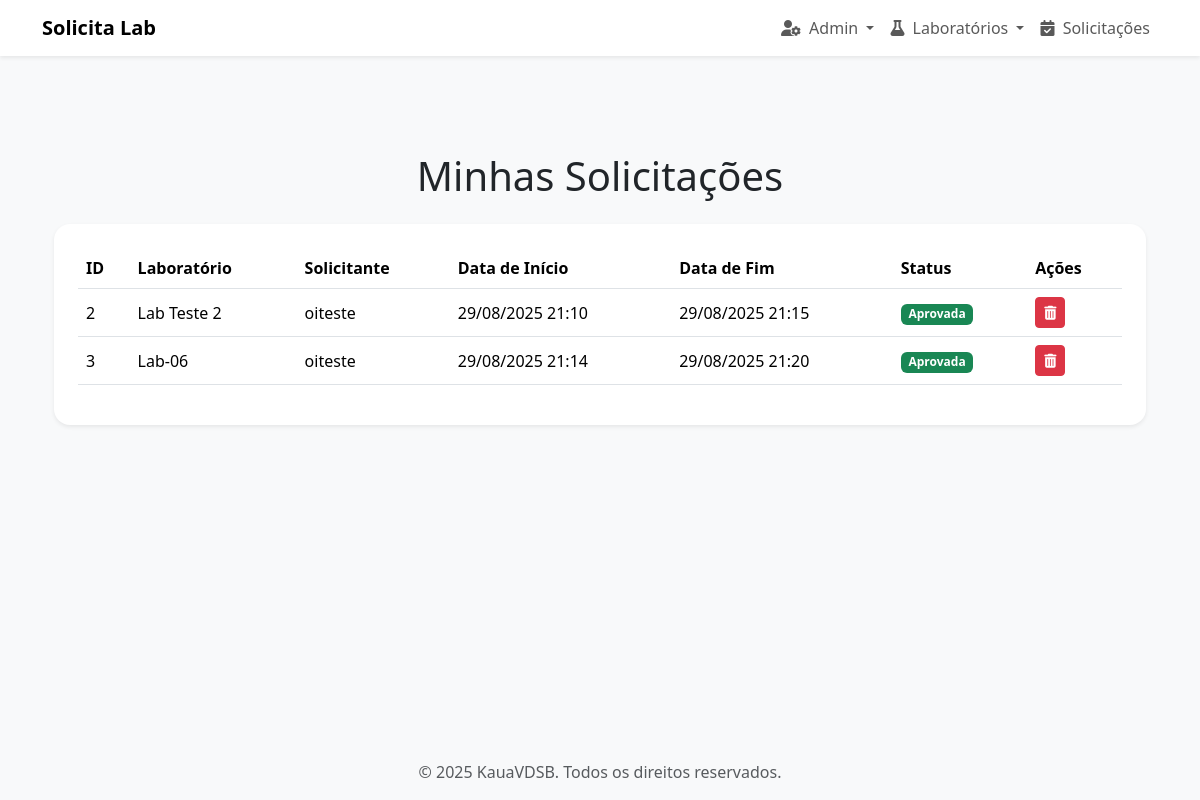
Page /solicitar/list (signed in) on the committed database.
### app/models.py (models this page shows)
class Solicitacao(db.Model):
    __tablename__ = 'solicitacoes'
    id = db.Column(db.Integer, primary_key=True)
    data_solicitacao = db.Column(
        db.DateTime, default=datetime.datetime.utcnow, nullable=False
    )
    data_agendada = db.Column(db.DateTime, nullable=False)
    data_encerramento = db.Column(db.DateTime, nullable=False)
    status = db.Column(db.String(20), default="Pendente", nullable=False)
    id_user = db.Column(db.Integer, db.ForeignKey('users.id'), nullable=False)
    id_lab = db.Column(db.Integer, db.ForeignKey('labs.id'), nullable=False)
    user = db.relationship('User', back_populates='solicitacoes')
    lab = db.relationship('Laboratorio', back_populates='solicitacoes')

class Laboratorio(db.Model):
    __tablename__ = 'labs'
    id = db.Column(db.Integer, primary_key=True)
    nome = db.Column(db.String(50), nullable=False)
    capacidade = db.Column(db.Integer, nullable=False)
    equipamentos = db.Column(db.String(200), nullable=False)
    abertura = db.Column(db.Time, nullable=False)
    fechamento = db.Column(db.Time, nullable=False)
    status = db.Column(db.String(12), default="Disponível", nullable=False)
    """ Relacao um-para-muitos: Um laboratorio pode ter muitas Solicitacoes.
        aponta para lab em Solicitacao.
    """
    solicitacoes = db.relationship(
        'Solicitacao', back_populates='lab', lazy=True
    )

class User(db.Model, UserMixin):
    __tablename__ = 'users'
    id = db.Column(db.Integer, primary_key=True)
    nome = db.Column(db.String(50), nullable=False)
    email = db.Column(db.String(120), nullable=False, unique=True)  #unicidade de e-mail
    senha = db.Column(db.String(200), nullable=False)
    professor = db.Column(db.Integer, default=1, nullable=False)
    admin = db.Column(db.Integer, default=0, nullable=False)
    """
    'db.relationship' define a relação entre esta classe e a classe 'Solicitacao'.
    * A relação é um-para-muitos: um User pode ter muitas Solicitacoes.
    * 'Solicitacao' é o nome da classe relacionada.
    * 'back_populates' cria a ligação bidirecional, ligando a este objeto
    a propriedade 'user' na classe Solicitacao.
    """
    solicitacoes = db.relationship(
        'Solicitacao', back_populates='user', lazy=True  #relacionando uma tabela com outra
    )

### app/routes.py (the view)
@app.route("/solicitar/list")
def solicitar_list():
    solicitacoes = Solicitacao.query.all()
    return render_template("solicitacoes/list.html", solicitacoes=solicitacoes)

### app/models.py (called while the page is built)
@login_manager.user_loader #identificador da função
def load_user(user_id):
    return User.query.get(int(user_id)) #verificar dados do usuario do tal id

### app/templates/solicitacoes/list.html (shortened to what this page needs)
{% extends 'base/base_bs.html' %}
{% block content %}
<div class="container my-5">
    <h1 class="mb-4 text-center">Minhas Solicitações</h1>
    <div class="card shadow-sm border-0 rounded-4">
        <div class="card-body p-4">
            {% if solicitacoes %}
            <div class="table-responsive">
                <table class="table table-hover align-middle">
                    <thead>
                        <tr>
                            <th>ID</th>
                            <th>Laboratório</th>
                            <th>Solicitante</th>
                            <th>Data de Início</th>
                            <th>Data de Fim</th>
                            <th>Status</th>
                            <th>Ações</th>
                        </tr>
                    </thead>
                    <tbody>
                        {% for solicitacao in solicitacoes %}
                        <tr>
                            <td>{{ solicitacao.id }}</td>
                            <td>{{ solicitacao.lab.nome }}</td>
                            <td>{{ solicitacao.user.nome }}</td>
                            <td>{{ solicitacao.data_agendada.strftime('%d/%m/%Y %H:%M') }}</td>
                            <td>{{ solicitacao.data_encerramento.strftime('%d/%m/%Y %H:%M') }}</td>
                            <td>
                                <span class="badge
                                    {% if solicitacao.status == 'Pendente' %} bg-warning text-dark
                                    {% elif solicitacao.status == 'Aprovada' %} bg-success
                                    {% elif solicitacao.status == 'Rejeitada' %} bg-danger
                                    {% else %} bg-secondary
                                    {% endif %}">
                                    {{ solicitacao.status }}
                                </span>
                            </td>
                            <td>
                                {% if current_user.admin or solicitacao.user == current_user %}
                                <a href="{{ url_for('solicitar_delete', solicitacao_id=solicitacao.id) }}"
                                    class="btn btn-sm btn-danger"
                                    title="Deletar">
                                    <i class="fas fa-trash-alt"></i>
                                </a>
                                {% endif %}
                            </td>
                        </tr>
                        {% endfor %}
                    </tbody>
                </table>
            </div>
            {% else %}
            <div class="alert alert-info text-center" role="alert">
                Nenhuma solicitação encontrada.
            </div>
            {% endif %}
        </div>
    </div>
</div>
{% endblock %}

### rows in the picture
Solicitacao: id "2", lab.nome "Lab Teste 2", user.nome "oiteste", data_agendada "29/08/2025 21:10", data_encerramento "29/08/2025 21:15", status "Aprovada"
Solicitacao: id "3", lab.nome "Lab-06", user.nome "oiteste", data_agendada "29/08/2025 21:14", data_encerramento "29/08/2025 21:20", status "Aprovada"
